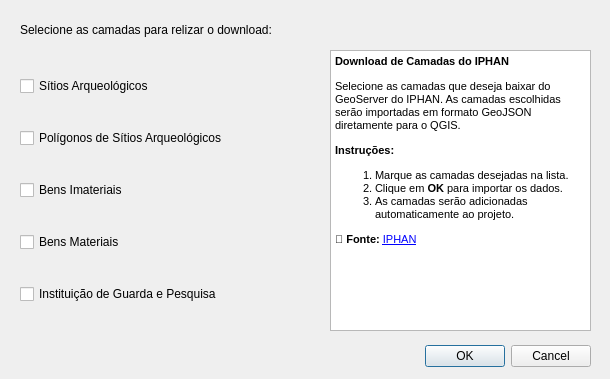
<?xml version="1.0" encoding="UTF-8"?>
<ui version="4.0">
 <author>Geraldo Pereira de Morais Júnior</author>
 <class>IPHANDownloaderDialogBase</class>
 <widget class="QDialog" name="IPHANDownloaderDialogBase">
  <property name="geometry">
   <rect>
    <x>0</x>
    <y>0</y>
    <width>610</width>
    <height>379</height>
   </rect>
  </property>
  <property name="minimumSize">
   <size>
    <width>610</width>
    <height>379</height>
   </size>
  </property>
  <property name="maximumSize">
   <size>
    <width>824</width>
    <height>379</height>
   </size>
  </property>
  <property name="windowTitle">
   <string>ArqueoKit - Download de Camadas do IPHAN</string>
  </property>
  <property name="accessibleName">
   <string>Download de Camadas do IPHAN</string>
  </property>
  <property name="accessibleDescription">
   <string>Download de Camadas do IPHAN</string>
  </property>
  <property name="locale">
   <locale language="Portuguese" country="Brazil"/>
  </property>
  <widget class="QDialogButtonBox" name="button_box">
   <property name="geometry">
    <rect>
     <x>250</x>
     <y>340</y>
     <width>341</width>
     <height>32</height>
    </rect>
   </property>
   <property name="orientation">
    <enum>Qt::Horizontal</enum>
   </property>
   <property name="standardButtons">
    <set>QDialogButtonBox::Cancel|QDialogButtonBox::Ok</set>
   </property>
  </widget>
  <widget class="QTextBrowser" name="Descricao">
   <property name="enabled">
    <bool>true</bool>
   </property>
   <property name="geometry">
    <rect>
     <x>330</x>
     <y>50</y>
     <width>261</width>
     <height>281</height>
    </rect>
   </property>
   <property name="minimumSize">
    <size>
     <width>261</width>
     <height>271</height>
    </size>
   </property>
   <property name="maximumSize">
    <size>
     <width>261</width>
     <height>281</height>
    </size>
   </property>
   <property name="whatsThis">
    <string>Descrição do processo</string>
   </property>
   <property name="accessibleName">
    <string>Descrição</string>
   </property>
   <property name="accessibleDescription">
    <string>Descrição do processo</string>
   </property>
   <property name="locale">
    <locale language="Portuguese" country="Brazil"/>
   </property>
   <property name="sizeAdjustPolicy">
    <enum>QAbstractScrollArea::AdjustToContents</enum>
   </property>
   <property name="html">
    <string>&lt;!DOCTYPE HTML PUBLIC &quot;-//W3C//DTD HTML 4.0//EN&quot; &quot;http://www.w3.org/TR/REC-html40/strict.dtd&quot;&gt;
&lt;html&gt;&lt;head&gt;&lt;meta name=&quot;qrichtext&quot; content=&quot;1&quot; /&gt;&lt;style type=&quot;text/css&quot;&gt;
p, li { white-space: pre-wrap; }
&lt;/style&gt;&lt;/head&gt;&lt;body style=&quot; font-family:'MS Shell Dlg 2'; font-size:7.8pt; font-weight:400; font-style:normal;&quot;&gt;
&lt;p style=&quot; margin-top:12px; margin-bottom:12px; margin-left:0px; margin-right:0px; -qt-block-indent:0; text-indent:0px;&quot;&gt;&lt;span style=&quot; font-size:8pt; font-weight:600;&quot;&gt;Download de Camadas do IPHAN&lt;/span&gt;&lt;/p&gt;
&lt;p style=&quot; margin-top:12px; margin-bottom:12px; margin-left:0px; margin-right:0px; -qt-block-indent:0; text-indent:0px;&quot;&gt;&lt;span style=&quot; font-size:8pt;&quot;&gt;Selecione as camadas que deseja baixar do GeoServer do IPHAN. As camadas escolhidas serão importadas em formato GeoJSON diretamente para o QGIS.&lt;/span&gt;&lt;/p&gt;
&lt;p style=&quot; margin-top:12px; margin-bottom:12px; margin-left:0px; margin-right:0px; -qt-block-indent:0; text-indent:0px;&quot;&gt;&lt;span style=&quot; font-size:8pt; font-weight:600;&quot;&gt;Instruções:&lt;/span&gt;&lt;/p&gt;
&lt;ol style=&quot;margin-top: 0px; margin-bottom: 0px; margin-left: 0px; margin-right: 0px; -qt-list-indent: 1;&quot;&gt;&lt;li style=&quot; font-size:8pt;&quot; style=&quot; margin-top:12px; margin-bottom:0px; margin-left:0px; margin-right:0px; -qt-block-indent:0; text-indent:0px;&quot;&gt;Marque as camadas desejadas na lista.&lt;/li&gt;
&lt;li style=&quot; font-size:8pt;&quot; style=&quot; margin-top:0px; margin-bottom:0px; margin-left:0px; margin-right:0px; -qt-block-indent:0; text-indent:0px;&quot;&gt;Clique em&lt;span style=&quot; font-weight:600;&quot;&gt; OK&lt;/span&gt; para importar os dados.&lt;/li&gt;
&lt;li style=&quot; font-size:8pt;&quot; style=&quot; margin-top:0px; margin-bottom:12px; margin-left:0px; margin-right:0px; -qt-block-indent:0; text-indent:0px;&quot;&gt;As camadas serão adicionadas automaticamente ao projeto.&lt;/li&gt;&lt;/ol&gt;
&lt;p style=&quot; margin-top:12px; margin-bottom:12px; margin-left:0px; margin-right:0px; -qt-block-indent:0; text-indent:0px;&quot;&gt;&lt;span style=&quot; font-size:8pt;&quot;&gt;🔹 &lt;/span&gt;&lt;span style=&quot; font-size:8pt; font-weight:600;&quot;&gt;Fonte:&lt;/span&gt;&lt;span style=&quot; font-size:8pt;&quot;&gt; &lt;/span&gt;&lt;a href=&quot;http://portal.iphan.gov.br/&quot;&gt;&lt;span style=&quot; font-size:8pt; text-decoration: underline; color:#0000ff;&quot;&gt;IPHAN&lt;/span&gt;&lt;/a&gt;&lt;/p&gt;&lt;/body&gt;&lt;/html&gt;</string>
   </property>
   <property name="openExternalLinks">
    <bool>true</bool>
   </property>
  </widget>
  <widget class="QLabel" name="Titulo">
   <property name="geometry">
    <rect>
     <x>20</x>
     <y>20</y>
     <width>291</width>
     <height>20</height>
    </rect>
   </property>
   <property name="minimumSize">
    <size>
     <width>291</width>
     <height>20</height>
    </size>
   </property>
   <property name="maximumSize">
    <size>
     <width>291</width>
     <height>20</height>
    </size>
   </property>
   <property name="text">
    <string>Selecione as camadas para relizar o download:</string>
   </property>
  </widget>
  <widget class="QWidget" name="gridLayoutWidget">
   <property name="geometry">
    <rect>
     <x>20</x>
     <y>50</y>
     <width>291</width>
     <height>281</height>
    </rect>
   </property>
   <layout class="QGridLayout" name="gridLayout">
    <item row="4" column="0">
     <widget class="QCheckBox" name="institut_guarda">
      <property name="text">
       <string>Instituição de Guarda e Pesquisa</string>
      </property>
     </widget>
    </item>
    <item row="0" column="0">
     <widget class="QCheckBox" name="sitios_arq">
      <property name="text">
       <string>Sítios Arqueológicos</string>
      </property>
     </widget>
    </item>
    <item row="1" column="0">
     <widget class="QCheckBox" name="sitios_arq_pol">
      <property name="text">
       <string>Polígonos de Sítios Arqueológicos</string>
      </property>
     </widget>
    </item>
    <item row="3" column="0">
     <widget class="QCheckBox" name="bens_materiais">
      <property name="text">
       <string>Bens Materiais</string>
      </property>
     </widget>
    </item>
    <item row="2" column="0">
     <widget class="QCheckBox" name="bens_imateriais">
      <property name="text">
       <string>Bens Imateriais</string>
      </property>
     </widget>
    </item>
   </layout>
  </widget>
 </widget>
 <tabstops>
  <tabstop>sitios_arq</tabstop>
  <tabstop>sitios_arq_pol</tabstop>
  <tabstop>bens_imateriais</tabstop>
  <tabstop>bens_materiais</tabstop>
  <tabstop>institut_guarda</tabstop>
  <tabstop>Descricao</tabstop>
 </tabstops>
 <resources/>
 <connections>
  <connection>
   <sender>button_box</sender>
   <signal>accepted()</signal>
   <receiver>IPHANDownloaderDialogBase</receiver>
   <slot>accept()</slot>
   <hints>
    <hint type="sourcelabel">
     <x>450</x>
     <y>470</y>
    </hint>
    <hint type="destinationlabel">
     <x>20</x>
     <y>20</y>
    </hint>
   </hints>
  </connection>
  <connection>
   <sender>button_box</sender>
   <signal>rejected()</signal>
   <receiver>IPHANDownloaderDialogBase</receiver>
   <slot>reject()</slot>
   <hints>
    <hint type="sourcelabel">
     <x>450</x>
     <y>470</y>
    </hint>
    <hint type="destinationlabel">
     <x>20</x>
     <y>20</y>
    </hint>
   </hints>
  </connection>
 </connections>
</ui>
